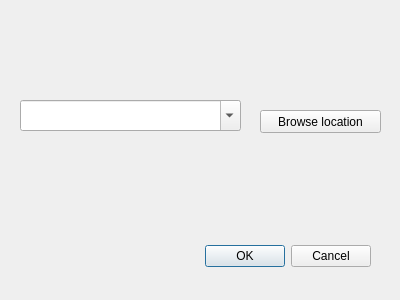
<?xml version="1.0" encoding="UTF-8"?>
<ui version="4.0">
 <class>mopsDialogBase</class>
 <widget class="QDialog" name="mopsDialogBase">
  <property name="geometry">
   <rect>
    <x>0</x>
    <y>0</y>
    <width>400</width>
    <height>300</height>
   </rect>
  </property>
  <property name="windowTitle">
   <string>Save Project</string>
  </property>
  <widget class="QDialogButtonBox" name="button_box">
   <property name="geometry">
    <rect>
     <x>30</x>
     <y>240</y>
     <width>341</width>
     <height>32</height>
    </rect>
   </property>
   <property name="orientation">
    <enum>Qt::Horizontal</enum>
   </property>
   <property name="standardButtons">
    <set>QDialogButtonBox::Cancel|QDialogButtonBox::Ok</set>
   </property>
  </widget>
  <widget class="QPushButton" name="pushButton">
   <property name="geometry">
    <rect>
     <x>260</x>
     <y>110</y>
     <width>121</width>
     <height>23</height>
    </rect>
   </property>
   <property name="text">
    <string>Browse location</string>
   </property>
  </widget>
  <widget class="QComboBox" name="textEdit">
   <property name="geometry">
    <rect>
     <x>20</x>
     <y>100</y>
     <width>221</width>
     <height>31</height>
    </rect>
   </property>
   <property name="editable">
    <bool>true</bool>
   </property>
  </widget>
 </widget>
 <resources/>
 <connections>
  <connection>
   <sender>button_box</sender>
   <signal>accepted()</signal>
   <receiver>mopsDialogBase</receiver>
   <slot>accept()</slot>
   <hints>
    <hint type="sourcelabel">
     <x>20</x>
     <y>20</y>
    </hint>
    <hint type="destinationlabel">
     <x>20</x>
     <y>20</y>
    </hint>
   </hints>
  </connection>
  <connection>
   <sender>button_box</sender>
   <signal>rejected()</signal>
   <receiver>mopsDialogBase</receiver>
   <slot>reject()</slot>
   <hints>
    <hint type="sourcelabel">
     <x>20</x>
     <y>20</y>
    </hint>
    <hint type="destinationlabel">
     <x>20</x>
     <y>20</y>
    </hint>
   </hints>
  </connection>
 </connections>
</ui>
